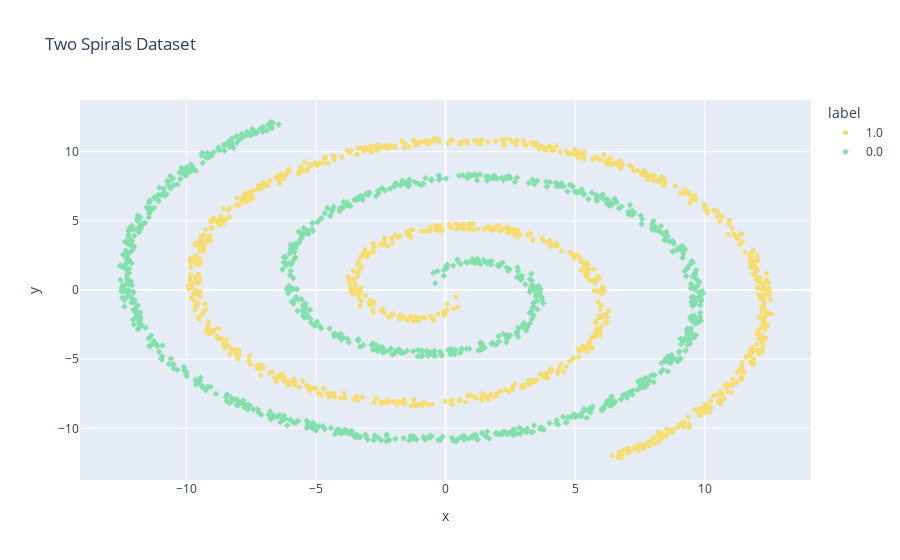

Source (notebook cell):
### Code cell
fig = plot_dataframe(df, title='Two Spirals Dataset', label='label')
fig.show()

### Figure 1 — Plotly figure (JSON) as saved in the notebook; plotly's stock layout.template omitted (floating-point values rounded to 4 significant figures; data arrays with more than 128 entries replaced by an {"elided": "..."} marker saying what was removed)
{"data": [{"hovertemplate": "label=1.0<br>x=%{x}<br>y=%{y}<extra></extra>", "legendgroup": "1.0", "marker": {"color": "#f7dc6f", "size": 5, "symbol": "circle"}, "mode": "markers", "name": "1.0", "showlegend": true, "type": "scattergl", "x": {"elided": "1000 float values"}, "xaxis": "x", "y": {"elided": "1000 float values"}, "yaxis": "y"}, {"hovertemplate": "label=0.0<br>x=%{x}<br>y=%{y}<extra></extra>", "legendgroup": "0.0", "marker": {"color": "#82e0aa", "size": 5, "symbol": "diamond"}, "mode": "markers", "name": "0.0", "showlegend": true, "type": "scattergl", "x": {"elided": "1000 float values"}, "xaxis": "x", "y": {"elided": "1000 float values"}, "yaxis": "y"}], "layout": {"legend": {"title": {"text": "label"}, "tracegroupgap": 0}, "title": {"text": "Two Spirals Dataset"}, "xaxis": {"anchor": "y", "domain": [0, 1], "title": {"text": "x"}}, "yaxis": {"anchor": "x", "domain": [0, 1], "title": {"text": "y"}}}}
